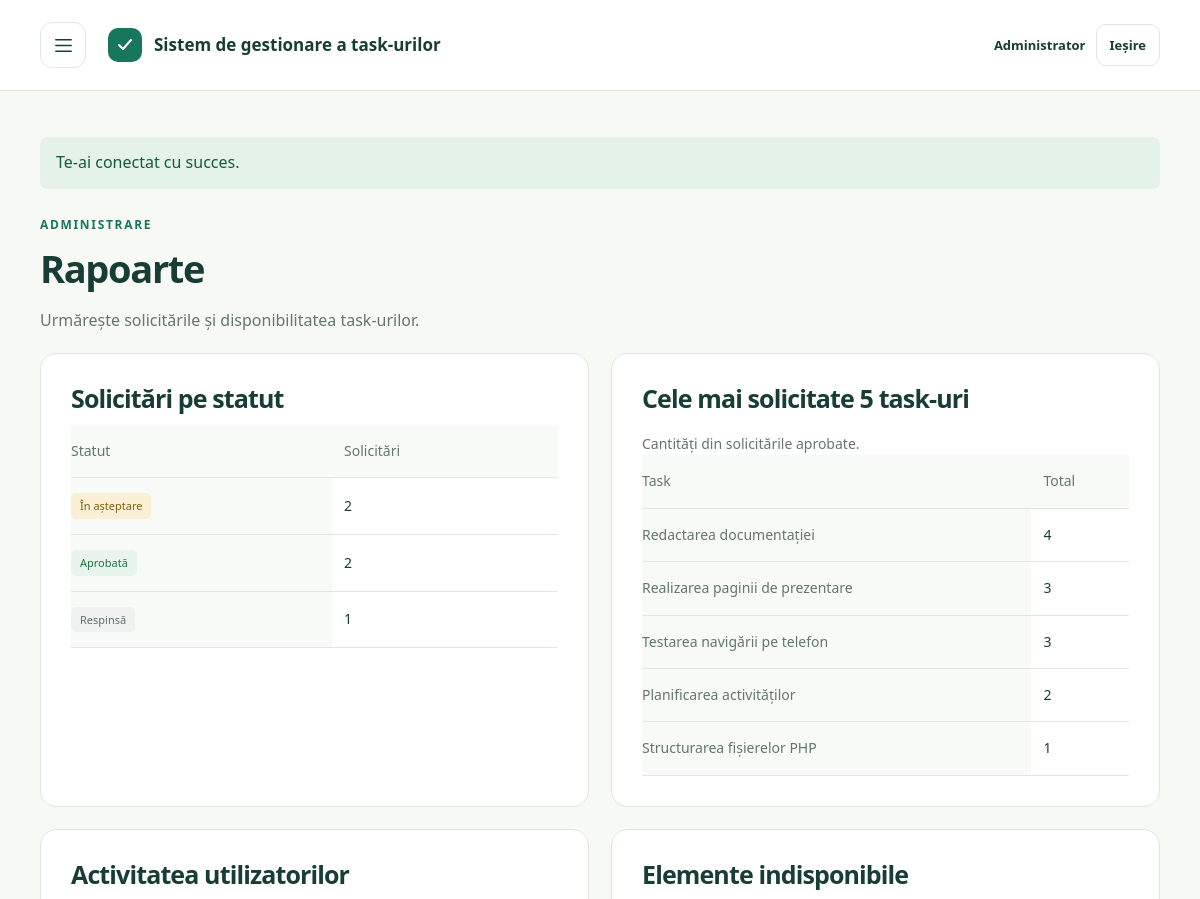
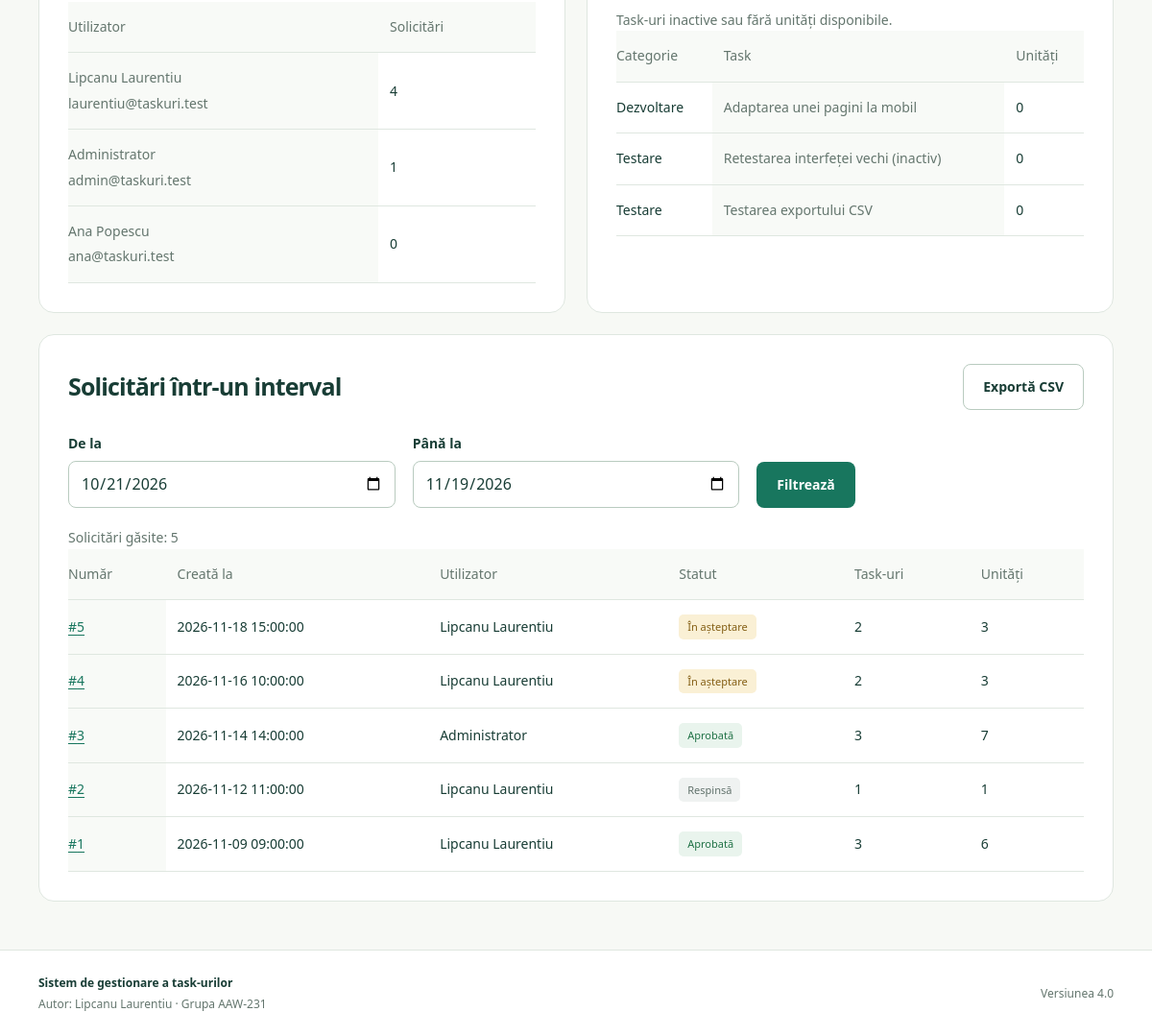
The app's page /taskuri_lipcanu_laurentiu/pagini/rapoarte.php (signed in) with its own data (2 pictures, top to bottom).
### tables this page shows
CREATE TABLE users (
    id INT UNSIGNED AUTO_INCREMENT PRIMARY KEY,
    name VARCHAR(100) NOT NULL,
    email VARCHAR(190) NOT NULL UNIQUE,
    password_hash VARCHAR(255) NOT NULL,
    role ENUM('user', 'admin') NOT NULL DEFAULT 'user'
);

CREATE TABLE requests (
    id INT UNSIGNED AUTO_INCREMENT PRIMARY KEY,
    user_id INT UNSIGNED NOT NULL,
    created_at DATETIME NOT NULL DEFAULT CURRENT_TIMESTAMP,
    status ENUM('pending', 'approved', 'rejected') NOT NULL DEFAULT 'pending',
    note VARCHAR(500) NOT NULL DEFAULT '',
    decided_by INT UNSIGNED NULL,
    decided_at DATETIME NULL,
    INDEX ix_requests_created (created_at),
    CONSTRAINT fk_requests_user FOREIGN KEY (user_id) REFERENCES users(id) ON DELETE RESTRICT,
    CONSTRAINT fk_requests_decider FOREIGN KEY (decided_by) REFERENCES users(id) ON DELETE RESTRICT
);

CREATE TABLE items (
    id INT UNSIGNED AUTO_INCREMENT PRIMARY KEY,
    category_id INT UNSIGNED NOT NULL,
    name VARCHAR(120) NOT NULL,
    description VARCHAR(500) NOT NULL DEFAULT '',
    available_quantity INT NOT NULL DEFAULT 0,
    active TINYINT NOT NULL DEFAULT 1,
    CONSTRAINT ck_items_quantity CHECK (available_quantity >= 0),
    CONSTRAINT ck_items_active CHECK (active IN (0, 1)),
    CONSTRAINT fk_items_category FOREIGN KEY (category_id) REFERENCES categories(id) ON DELETE RESTRICT
);

CREATE TABLE categories (
    id INT UNSIGNED AUTO_INCREMENT PRIMARY KEY,
    name VARCHAR(100) NOT NULL UNIQUE,
    description VARCHAR(500) NOT NULL DEFAULT ''
);

### taskuri_lipcanu_laurentiu/lib/rapoarte.php (called while the page is built, shortened)
<?php
function requestsBetween(string $from, string $to): array {
    return query('SELECT r.id, r.created_at, u.name AS author, u.email, r.status,
        COUNT(ri.item_id) AS line_count, COALESCE(SUM(ri.quantity),0) AS units
        FROM requests r JOIN users u ON u.id=r.user_id LEFT JOIN request_items ri ON ri.request_id=r.id
        WHERE r.created_at BETWEEN ? AND ?
        GROUP BY r.id, r.created_at, u.name, u.email, r.status ORDER BY r.created_at DESC, r.id DESC',
        [$from . ' 00:00:00', $to . ' 23:59:59'])->fetchAll();
}

### taskuri_lipcanu_laurentiu/pagini/rapoarte.php (the view, shortened to what this page needs)
<?php
require_once dirname(__DIR__) . '/config.php';
require_once dirname(__DIR__) . '/lib/rapoarte.php';
requireAdmin();
$dates = query('SELECT CURRENT_DATE AS today, CURRENT_DATE - INTERVAL 29 DAY AS start_date')->fetch();
$from = isset($_GET['de_la']) ? field($_GET, 'de_la') : $dates['start_date'];
$to = isset($_GET['pana_la']) ? field($_GET, 'pana_la') : $dates['today'];
$errors = [];
$interval = $errors ? [] : requestsBetween($from, $to);
$statusCounts = array_fill_keys(array_keys(STARI), 0);
foreach (query('SELECT status, COUNT(*) AS total FROM requests GROUP BY status')->fetchAll() as $row) {
    $statusCounts[$row['status']] = (int) $row['total'];
}
$top = query("SELECT i.name, SUM(ri.quantity) AS total FROM request_items ri
    JOIN requests r ON r.id=ri.request_id JOIN items i ON i.id=ri.item_id
    WHERE r.status='approved' GROUP BY i.id, i.name ORDER BY total DESC, i.name, i.id LIMIT 5")->fetchAll();
$activity = query('SELECT u.name, u.email, COUNT(r.id) AS total FROM users u
    LEFT JOIN requests r ON r.user_id=u.id GROUP BY u.id, u.name, u.email ORDER BY total DESC, u.name')->fetchAll();
$unavailable = query('SELECT c.name AS category, i.name, i.available_quantity, i.active FROM items i
    JOIN categories c ON c.id=i.category_id WHERE i.available_quantity=0 OR i.active=0 ORDER BY c.name, i.name')->fetchAll();
require dirname(__DIR__) . '/header.php';
?>
<div class="page-intro"><p class="eyebrow">Administrare</p><h1>Rapoarte</h1><p>Urmărește solicitările și disponibilitatea task-urilor.</p></div>
<div class="report-grid">
    <section class="content-panel">
        <h2>Solicitări pe statut</h2>
        <table><thead><tr><th scope="col">Statut</th><th scope="col">Solicitări</th></tr></thead><tbody>
        <?php foreach ($statusCounts as $status => $count): ?><tr><th scope="row"><?php statusLabel($status); ?></th><td><?= e($count) ?></td></tr><?php endforeach; ?>
        </tbody></table>
    </section>
    <section class="content-panel">
        <h2>Cele mai solicitate 5 task-uri</h2><p class="quiet">Cantități din solicitările aprobate.</p>
        <?php if (!$top): ?><p class="notice">Nu există solicitări aprobate.</p><?php else: ?>
        <table><thead><tr><th scope="col">Task</th><th scope="col">Total</th></tr></thead><tbody>
        <?php foreach ($top as $row): ?><tr><th scope="row"><?= e($row['name']) ?></th><td><?= e($row['total']) ?></td></tr><?php endforeach; ?>
        </tbody></table><?php endif; ?>
    </section>
    <section class="content-panel">
        <h2>Activitatea utilizatorilor</h2>
        <table><thead><tr><th scope="col">Utilizator</th><th scope="col">Solicitări</th></tr></thead><tbody>
        <?php foreach ($activity as $row): ?><tr><th scope="row"><?= e($row['name']) ?><small class="quiet cell-note"><?= e($row['email']) ?></small></th><td><?= e($row['total']) ?></td></tr><?php endforeach; ?>
        </tbody></table>
    </section>
    <section class="content-panel">
        <h2>Elemente indisponibile</h2><p class="quiet">Task-uri inactive sau fără unități disponibile.</p>
        <?php if (!$unavailable): ?><p class="notice">Toate task-urile sunt disponibile.</p><?php else: ?>
        <div class="table-wrap"><table><thead><tr><th scope="col">Categorie</th><th scope="col">Task</th><th scope="col">Unități</th></tr></thead><tbody>
        <?php foreach ($unavailable as $row): ?><tr><td><?= e($row['category']) ?></td><th scope="row"><?= e($row['name']) ?><?= $row['active'] ? '' : ' (inactiv)' ?></th><td><?= e($row['available_quantity']) ?></td></tr><?php endforeach; ?>
        </tbody></table></div><?php endif; ?>
    </section>
    <section class="content-panel full" id="interval">
        <div class="section-heading"><h2>Solicitări într-un interval</h2><?php if (!$errors): ?><a class="button secondary" href="<?= e(url('pagini/rapoarte.php', ['de_la' => $from, 'pana_la' => $to, 'export' => 'csv'])) ?>">Exportă CSV</a><?php endif; ?></div>
        <form method="get" action="<?= e(url('pagini/rapoarte.php')) ?>#interval" class="field-form search-form" novalidate>
            <div class="field"><label for="de_la">De la</label><input name="de_la" id="de_la" type="date" value="<?= e($from) ?>" required><?php formError($errors, 'de_la'); ?></div>
            <div class="field"><label for="pana_la">Până la</label><input name="pana_la" id="pana_la" type="date" value="<?= e($to) ?>" required><?php formError($errors, 'pana_la'); ?></div>
            <div class="form-actions"><button class="button primary" type="submit">Filtrează</button></div>
        </form>
        <?php if (!$errors): ?>
        <p class="quiet interval-count">Solicitări găsite: <?= count($interval) ?></p>
        <?php if (!$interval): ?><p class="notice">Nu există solicitări în acest interval.</p><?php else: ?>
        <div class="table-wrap"><table><thead><tr><th scope="col">Număr</th><th scope="col">Creată la</th><th scope="col">Utilizator</th><th scope="col">Statut</th><th scope="col">Task-uri</th><th scope="col">Unități</th></tr></thead><tbody>
        <?php foreach ($interval as $r): ?><tr><th scope="row"><a class="table-link" href="<?= e(url('pagini/solicitare.php', ['id' => $r['id']])) ?>">#<?= e($r['id']) ?></a></th><td><?= e($r['created_at']) ?></td><td><?= e($r['author']) ?></td><td><?php statusLabel($r['status']); ?></td><td><?= e($r['line_count']) ?></td><td><?= e($r['units']) ?></td></tr><?php endforeach; ?>
        </tbody></table></div><?php endif; endif; ?>
    </section>
</div>
<?php require dirname(__DIR__) . '/footer.php'; ?>

### taskuri_lipcanu_laurentiu/header.php (shortened to what this page needs)
<?php
require_once __DIR__ . '/config.php';
if (!array_key_exists('headerUser', get_defined_vars())) $headerUser = user();
$mesajFlash = $_SESSION['flash'] ?? null;
?>
<!DOCTYPE html>
<html lang="ro">
<head>
    <link rel="stylesheet" href="<?= e(url('style.css', ['v' => VERSIUNE_APLICATIE])) ?>">
</head>
<body>
<div class="page-shell">
<header class="site-header">
    <div class="header-inner">
        <button class="icon-button menu-toggle" type="button" id="deschide-meniu" aria-label="Deschide meniul" aria-controls="meniu-lateral" aria-expanded="false"><svg viewBox="0 0 24 24" aria-hidden="true"><path d="M4 6h16M4 12h16M4 18h16"/></svg></button>
        <a href="<?= e(url()) ?>" class="brand"><span class="brand-mark" aria-hidden="true"><svg viewBox="0 0 24 24"><path d="m6 12 4 4 8-9"/></svg></span><span><?= e(DENUMIRE_PROIECT) ?></span></a>
        <?php if ($headerUser): ?>
        <div class="account">
            <span><?= e($headerUser['role'] === 'admin' ? 'Administrator' : $headerUser['name']) ?></span>
            <form method="post" action="<?= e(url('pagini/deconectare.php')) ?>">
                <button type="submit" class="role-switch">Ieșire</button>
            </form>
        </div>
        <?php else: ?>
            <a href="<?= e(url('pagini/conectare.php')) ?>" class="role-switch">Conectare</a>
        <?php endif; ?>
    </div>
</header>
<main id="continut" class="main-content">
<?php if ($mesajFlash): ?>
    <p class="notice <?= e($mesajFlash[1]) ?>" role="status"><?= e($mesajFlash[0]) ?></p>
<?php endif; ?>

### taskuri_lipcanu_laurentiu/config.php (shortened to what this page needs)
<?php
$director = str_replace('\\', '/', dirname($_SERVER['SCRIPT_NAME'] ?? '/index.php'));
$caleBaza = rtrim(basename($director) === 'pagini' ? dirname($director) : $director, '/.');
function url(string $pagina = 'index.php', array $query = []): string {
    global $caleBaza;
    return $caleBaza . '/' . ltrim($pagina, '/') . ($query ? '?' . http_build_query($query) : '');
}
function db(): PDO {
    static $pdo;
    if (!$pdo) {
        $c = require __DIR__ . '/db-config.php';
        $dsn = "mysql:host={$c['host']};port={$c['port']};dbname={$c['name']};charset=utf8mb4";
        $pdo = new PDO($dsn, $c['user'], $c['password'], [
            PDO::ATTR_ERRMODE => PDO::ERRMODE_EXCEPTION,
            PDO::ATTR_DEFAULT_FETCH_MODE => PDO::FETCH_ASSOC,
            PDO::ATTR_EMULATE_PREPARES => false,
        ]);
    }
    return $pdo;
}
function query(string $sql, array $values = []): PDOStatement {
    $stmt = db()->prepare($sql);
    $stmt->execute($values);
    return $stmt;
}
function e(string|int|null $text): string {
    return htmlspecialchars((string) $text, ENT_QUOTES | ENT_SUBSTITUTE, 'UTF-8');
}
function user(): ?array {
    if (array_key_exists('authUser', $GLOBALS)) return $GLOBALS['authUser'];
    $id = $_SESSION['user_id'] ?? null;
    return $GLOBALS['authUser'] = $id ? (query('SELECT id, name, email, role FROM users WHERE id = ?', [$id])->fetch() ?: null) : null;
}
function requireUser(): array {
    $u = user();
    return $u;
}
function requireAdmin(): array {
    $u = requireUser();
    return $u;
}
function statusLabel(string $status): void {
    $class = ['pending' => 'amber', 'approved' => 'green', 'rejected' => 'neutral'][$status] ?? 'neutral';
    echo '<span class="status ' . $class . '">' . e(STARI[$status] ?? $status) . '</span>';
}

### records on screen
users: role "Administrator"
requests: id "2", created_at "2026-11-12 11:00:00", user.name "Lipcanu Laurentiu", status "Respinsă", line_count "1", units "1"
items: category.name "Dezvoltare", name "Adaptarea unei pagini la mobil", available_quantity "0"
items: category.name "Testare", name "Retestarea interfeței vechi", active "(inactiv)", available_quantity "0"
items: category.name "Testare", name "Testarea exportului CSV", available_quantity "0"
requests: id "5", created_at "2026-11-18 15:00:00", user.name "Lipcanu Laurentiu", status "În așteptare", line_count "2", units "3"
requests: id "4", created_at "2026-11-16 10:00:00", user.name "Lipcanu Laurentiu", status "În așteptare", line_count "2", units "3"
requests: id "3", created_at "2026-11-14 14:00:00", decided_by.name "Administrator", status "Aprobată", line_count "3", units "7"
requests: id "1", created_at "2026-11-09 09:00:00", user.name "Lipcanu Laurentiu", status "Aprobată", line_count "3", units "6"

### other values on screen
DENUMIRE_PROIECT "Sistem de gestionare a task-urilor"
$mesajFlash[0] "Te-ai conectat cu succes."
STARI[$status] "În așteptare"
STARI[$status] "Aprobată"
STARI[$status] "Respinsă"
$count "1"
$row['name'] "Redactarea documentației"
$row['total'] "4"
$row['name'] "Realizarea paginii de prezentare"
$row['total'] "3"
$row['name'] "Testarea navigării pe telefon"
$row['name'] "Planificarea activităților"
$row['total'] "2"
$row['name'] "Structurarea fișierelor PHP"
$row['total'] "1"
